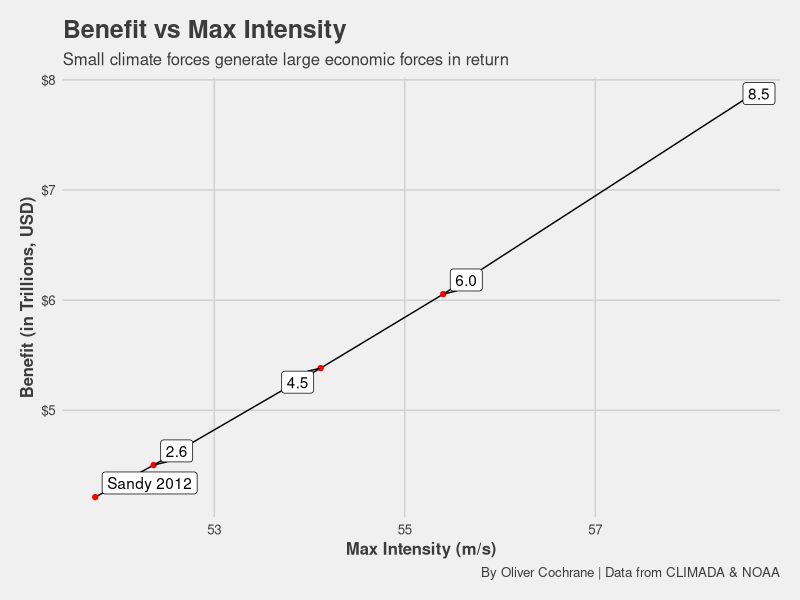
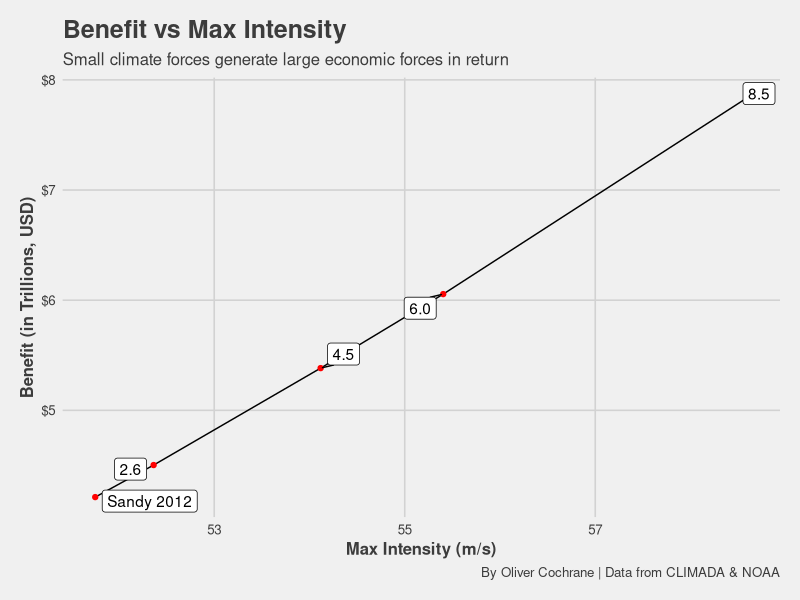

The R script that drew these images, in order:
# Load necessary libraries
library(tidyverse)
library(ggplot2)
library(ggthemes)
library(ggrepel)

# Read the CSV and convert to tibble
df <- read_csv("Storm Version CBAs - Sheet.csv") %>%
  as_tibble()

# Subset rows 1-5 since other cells are no longer useful/functional
df <- df %>%
  slice(1:5)

# Plot a line graph using ggplot2
theme_set(theme_fivethirtyeight())

ggplot(df, aes(x = `Max Intensity (m/s)`, y = `Benefit ($)`/1000000000000, label = `RCP Scenario`)) +
  geom_line(color = "black") +
  geom_point(color = "red") +
  geom_label_repel(color = 'black', arrow = NULL) +
  labs(title = "Benefit vs Max Intensity",
       subtitle = "Small climate forces generate large economic forces in return",
       x = "Max Intensity (m/s)",
       caption = "By Oliver Cochrane | Data from CLIMADA & NOAA") +
  scale_y_continuous(name = 'Benefit (in Trillions, USD)', labels = scales::dollar_format()) +
  theme(
    axis.title.x = element_text(size = 12, face = 'bold'),
    axis.title.y = element_text(size = 12, face = 'bold'))

ggsave('Benefit_MaxIntensity.png', device = 'png', width = 14, height = 10, units = 'in', dpi = 'retina')
